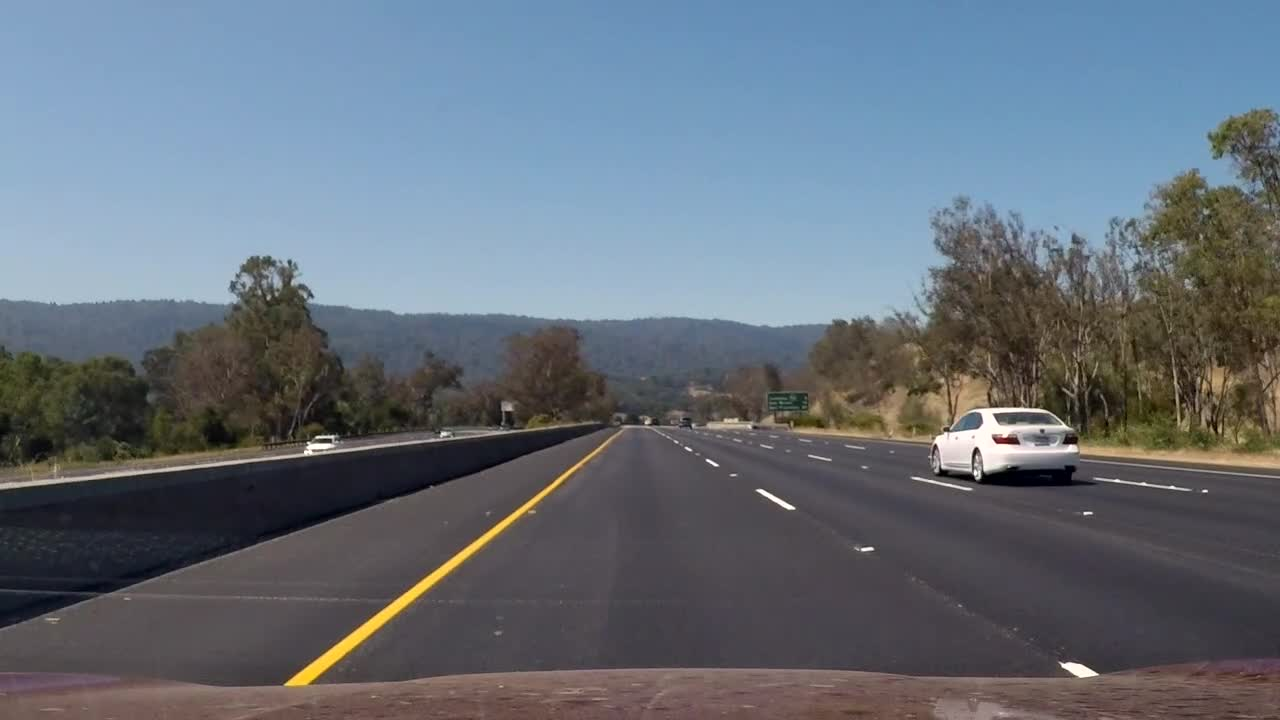
#> input picture output_images/sampled_frame.jpg, 1280 x 720 px
$ jupyter execute --allow-errors P4-Advanced-Lane-Finding.ipynb   (shell and % lines are left out)   (Python 2 division)   (older library calls are emulated)
#> lines starting #> are read from the running program, lines starting #| are printed output that depends on the picture
[cell 1]
import numpy as np
import cv2
import matplotlib.pyplot as plt
import matplotlib.image as mpimg
import os


objpoints = []
imgpoints = []

image_dir = './camera_cal'

#> (the rest of this cell did not finish here and is left out)

[cell 2]
# Sampled one image frame from project_video.mp4 at 16th second, which has two straight lanes
# ffmpeg -i project_video.mp4 -ss 00:00:16.000 -f image2 -vframes 1 sampled_frame.jpg
from numpy.random import rand

img = mpimg.imread('./output_images/sampled_frame.jpg')
#> img is the input picture: shape (720, 1280, 3); mean R, G, B 102, 111.4, 121.9
#img = mpimg.imread('./output_images/sampled_challenge_frame17.jpg')
#img = mpimg.imread('./test/test1.jpg')

# Plot four selected points on image
plt.imshow(img)
plt.plot(577, 464, '.') # top left point
plt.plot(715, 464, '.') # top right point
plt.plot(307, 672, '.') # bottom left point
plt.plot(1084, 672, '.') # bottom right point
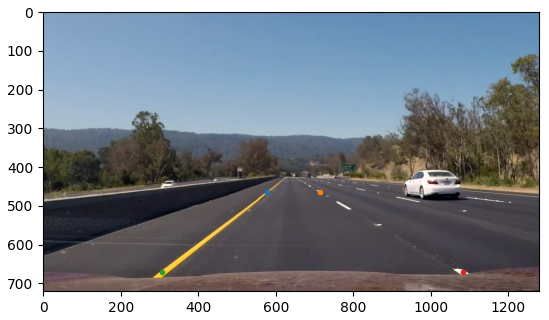
#> figure drawn by matplotlib, 1 panel

Get the perspective matrix that can warp the image to a perspective of view from above.

[cell 3]
src = np.float32([[577, 464], [715, 464], [1084, 672], [307, 672]])
dst = np.float32([[300, 200], [1030, 200], [1030, 700], [300, 700]])

M = cv2.getPerspectiveTransform(src, dst)
Minv = cv2.getPerspectiveTransform(dst, src)

warped = cv2.warpPerspective(img, M, (img.shape[1], img.shape[0]),
                             flags=cv2.INTER_LINEAR)
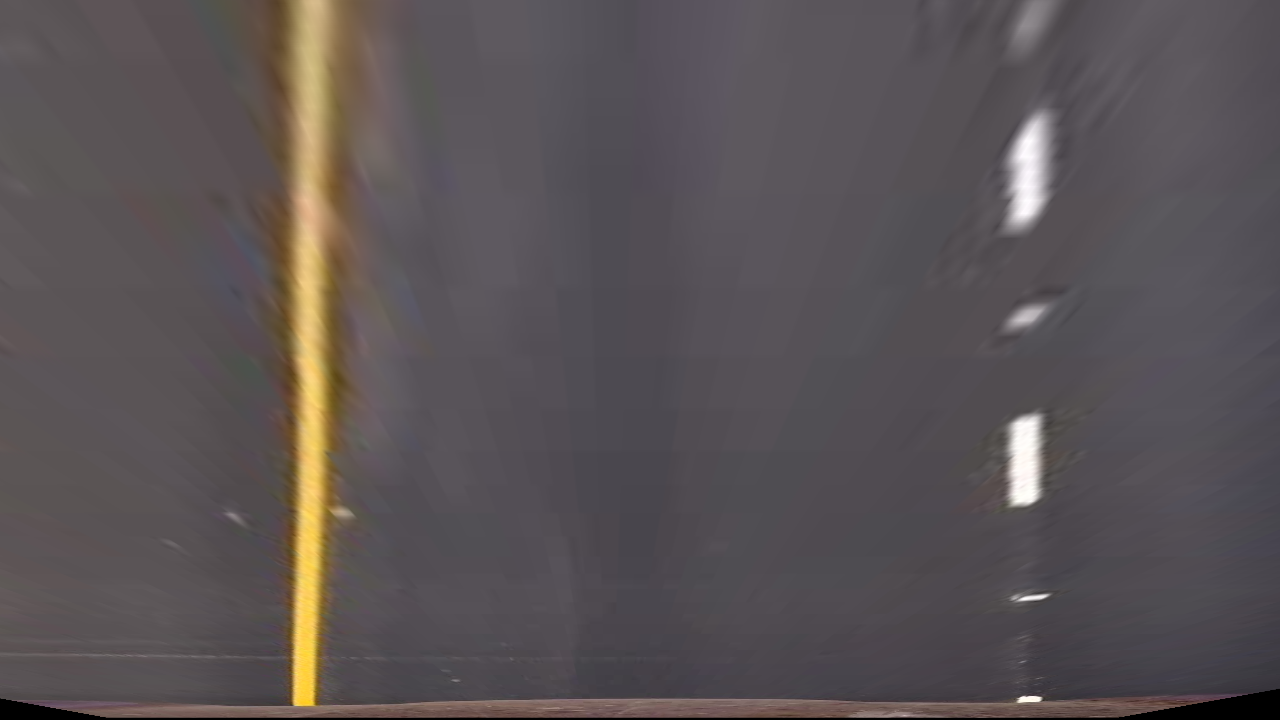
#> warped: shape (720, 1280, 3); mean R, G, B 90, 83.3, 85
plt.imshow(warped)

[cell 4]
# [200 lines left out: functions transform_image, abs_thresh, mag_thresh, dir_threshold, combined_sobel, hls_filter and 2 more, not called in this run]

# A function that does undistortion, filtering and perspective transform.
def lane_warp(img, enable_sobel=True, visualize=False):
    '''
    Apply both undistortion and filtering
    '''
    undistorted = cv2.undistort(img, mtx, dist, None, mtx)
    if visualize:
        plt.figure(1)
        plt.title('original')
        plt.imshow(img)
    if enable_sobel:
        sth = (35, 100)
    else:
        sth = (256, 256)
    filtered_img = combined_filters2(undistorted, sth=sth, y=([0, 100, 100], [50, 255, 255]),
                                    w=([20, 0, 170], [255, 100, 255]), visualize=visualize)
    lane_warped = cv2.warpPerspective(filtered_img, M,
                                 (undistorted.shape[1], undistorted.shape[0]),
                                 flags=cv2.INTER_NEAREST)
    return lane_warped

#> (the rest of this cell did not finish here and is left out)

[cell 5]
histogram = np.sum(warped[warped.shape[0]/2:,:], axis=0)
#> histogram = 1280 rows, first 8: [31151, 28819, 28969], [31183, 28848, 29011], [31170, 28833, 29004], [31149, 28818, 28989], [31143, 28810, 28993], [31129, 28797, 28991], [31192, 28855, 29058], [31183, 28849, 29055]
#plt.imshow(warped)
plt.plot(histogram)
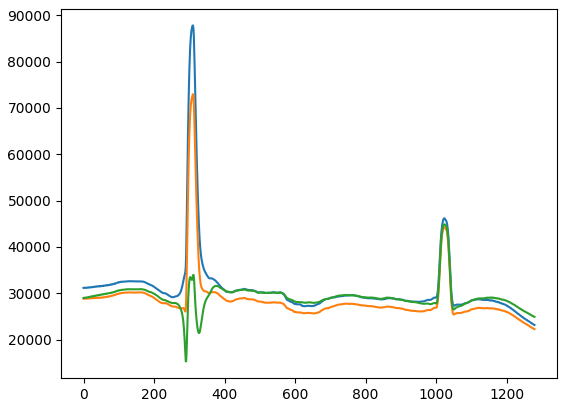
#> figure drawn by matplotlib, 1 panel; curve peaks at x = 310, y = 87800; curve peaks at x = 310, y = 72941; curve peaks at x = 1023, y = 44865

[cell 6]
# [28 lines left out: functions lane_polygon, generate_lane_image, not called in this run]

[cell 7]
from enum import Enum

# NOT USED
class LaneColor(Enum):
    Yellow = 1
    White = 2
    Unknown = 3

# NOT USED
# [10 lines left out: function lane_color, not called in this run]

# Fit second order polynomials based on sliding window.
def fit_polynomials_with_sliding_window(binary_warped, visualize=False):
    # Assuming you have created a warped binary image called "binary_warped"
    # Take a histogram of the bottom half of the image
#> called with visualize = True
    histogram = np.sum(binary_warped[binary_warped.shape[0]/2:,:], axis=0)
    # Create an output image to draw on and  visualize the result
    out_img = np.dstack((binary_warped, binary_warped, binary_warped))*255
    # Find the peak of the left and right halves of the histogram
    # These will be the starting point for the left and right lines
    midpoint = np.int(histogram.shape[0]/2)
#> midpoint = 640
    leftx_base = np.argmax(histogram[:midpoint])
#> leftx_base = 930
    rightx_base = np.argmax(histogram[midpoint:]) + midpoint
#> rightx_base = 1789
    #print(leftx_base, rightx_base)

    # Choose the number of sliding windows
    nwindows = 9
    # Set height of windows
    window_height = np.int(binary_warped.shape[0]/nwindows)
#> window_height = 80
    # Identify the x and y positions of all nonzero pixels in the image
    nonzero = binary_warped.nonzero()
    nonzeroy = np.array(nonzero[0])
    nonzerox = np.array(nonzero[1])
    yellow = np.where(binary_warped == 50)
    yellowy = np.array(yellow[0])
#> yellowy = 807 values from 1 to 717
    yellowx = np.array(yellow[1])
#> yellowx = 807 values, max 1277 at index 664, min 72 at index 746, mean 411.3
    # yellow color and s channel
    #syellow = np.where((binary_warped == 50) | (binary_warped == 10))
    syellow = np.where((binary_warped == 50))
    syellowy = np.array(syellow[0])
#> syellowy = 807 values from 1 to 717
    syellowx = np.array(syellow[1])
#> syellowx has the same summary as yellowx
    white = np.where(binary_warped == 60)
    whitey = np.array(white[0])
#> whitey = 3341 values from 1 to 717
    whitex = np.array(white[1])
#> whitex = 3341 values, max 1279 at index 817, min 106 at index 3214, mean 868.4
    # Current positions to be updated for each window
    leftx_current = leftx_base
#> leftx_current = 930
    rightx_current = rightx_base
#> rightx_current = 1789
    # Set the width of the windows +/- margin
    margin = 80
    # Set minimum number of pixels found to recenter window
    minpix = 100

    if len(yellowx) < minpix:
        print("No yellow color in frame")
        return None, None, None, None, None, None

    # Create empty lists to receive left and right lane pixel indices
    left_lane_inds = []
    # from both yellow and s channel
    left_lane_inds_2nd = []
    right_lane_inds = []

    leftx_current_window = -0.5
    rightx_current_window = -0.5
    left_lane_color = LaneColor.Unknown
    right_lane_color = LaneColor.Unknown
    # an estimate of lane width if both the left and right windows have detection
    reference_lane_width = rightx_base - leftx_base
#> reference_lane_width = 859
    left_linear_fit = None
    right_linear_fit = None
    # Step through the windows one by one
    fantom_leftx = np.empty([0], dtype=np.int64)
    fantom_lefty = np.empty([0], dtype=np.int64)
    for window in range(nwindows):
        # Identify window boundaries in x and y (and right and left)
        win_y_low = binary_warped.shape[0] - (window+1)*window_height
        win_y_high = binary_warped.shape[0] - window*window_height
        average_y = 0.5*(win_y_low+win_y_high)
        leftx_anticipated = leftx_current
        if left_linear_fit is not None:
            leftx_anticipated = int(left_linear_fit[0]*average_y+left_linear_fit[1])
        elif right_linear_fit is not None:
            leftx_anticipated = int(right_linear_fit[0]*average_y+right_linear_fit[1]-reference_lane_width)
        rightx_anticipated = rightx_current
        if right_linear_fit is not None:
            rightx_anticipated = int(right_linear_fit[0]*average_y+right_linear_fit[1])
        elif left_linear_fit is not None:
            rightx_anticipated = int(left_linear_fit[0]*average_y+left_linear_fit[1]+reference_lane_width)
        # [4 lines of commented-out code are left out]
        win_xleft_low = leftx_anticipated - margin
        win_xleft_high = leftx_anticipated + margin
        win_xright_low = rightx_anticipated - margin
        win_xright_high = rightx_anticipated + margin
        # Draw the windows on the visualization image
        #cv2.rectangle(out_img,(win_xleft_low,win_y_low),(win_xleft_high,win_y_high),(0,255,0), 2)
        cv2.rectangle(out_img,(win_xright_low,win_y_low),(win_xright_high,win_y_high),(0,255,0), 2)
        # Identify the nonzero pixels in x and y within the window
        #good_left_inds = ((nonzeroy >= win_y_low) & (nonzeroy < win_y_high)
        #                  & (nonzerox >= win_xleft_low) & (nonzerox < win_xleft_high)).nonzero()[0]
        good_left_inds = ((yellowy >= win_y_low) & (yellowy < win_y_high)
                          & (yellowx >= win_xleft_low) & (yellowx < win_xleft_high)).nonzero()[0]
        good_right_inds = ((nonzeroy >= win_y_low) & (nonzeroy < win_y_high) & (nonzerox >= win_xright_low) & (nonzerox < win_xright_high)).nonzero()[0]
        used_syellow = False
        good_left_inds_2nd = []
        if len(good_left_inds) < minpix and window - leftx_current_window == 1:
            # search both yellow and s channel with half the margin
            win_xleft_low = int(leftx_anticipated - margin/2)
            win_xleft_high = int(leftx_anticipated + margin/2)
            good_left_inds_2nd = ((syellowy >= win_y_low) & (syellowy < win_y_high)
                              & (syellowx >= win_xleft_low) & (syellowx < win_xleft_high)).nonzero()[0]
            used_syellow= True
            left_lane_inds_2nd.append(good_left_inds_2nd)
        else:
            left_lane_inds.append(good_left_inds)
        cv2.rectangle(out_img,(win_xleft_low,win_y_low),(win_xleft_high,win_y_high),(0,255,0), 2)

        # Append these indices to the lists
        right_lane_inds.append(good_right_inds)
        # If you found > minpix pixels, recenter next window on their mean position
        left_detected = False
        right_detected = False
        if len(good_left_inds) > minpix or len(good_left_inds_2nd) > minpix:
            #leftx_current = np.int(np.mean(nonzerox[good_left_inds]))
            if used_syellow:
                leftx_current = np.int(np.mean(syellowx[good_left_inds_2nd]))
            else:
                leftx_current = np.int(np.mean(yellowx[good_left_inds]))
            leftx_current_window = window
            left_detected = True
            inds = np.concatenate(left_lane_inds)
            xs = yellowx[inds]
            ys = yellowy[inds]
            if len(left_lane_inds_2nd) > 0:
                inds_2nd = np.concatenate(left_lane_inds_2nd)
                xs = np.append(xs, syellowx[inds_2nd])
                ys = np.append(ys, syellowy[inds_2nd])
            left_linear_fit = np.polyfit(ys, xs, 1)
            #rint('window', window, 'left_linear_fit', left_linear_fit)
        if len(good_right_inds) > minpix:
            rightx_current = np.int(np.mean(nonzerox[good_right_inds]))
            rightx_current_window = window
            right_detected = True
            inds = np.concatenate(right_lane_inds)
            xs = nonzerox[inds]
            ys = nonzeroy[inds]
            if np.max(ys) - np.min(ys) > 150:
                right_linear_fit = np.polyfit(ys, xs, 1)
                if not left_detected:
                    #print('before fantom', fantom_leftx.shape, fantom_lefty.shape, len(fantom_leftx))
                    fantom_leftx = np.append(fantom_leftx, xs-reference_lane_width)
                    fantom_lefty = np.append(fantom_lefty, ys)
                    #print('after fantom', fantom_leftx.shape, fantom_lefty.shape)
            #print('window', window, 'right_linear_fit', right_linear_fit)
        if left_detected and right_detected:
            reference_lane_width = rightx_current - leftx_current
#> this loop made 1 pass
#> (win_xright_low, win_xright_high) on pass 1: (1709, 1869)
#> after the loop, left_lane_inds = []; left_lane_inds_2nd = []; right_lane_inds = []


    # Concatenate the arrays of indices
    left_lane_inds = np.concatenate(left_lane_inds)
    if len(left_lane_inds_2nd) > 0:
        left_lane_inds_2nd = np.concatenate(left_lane_inds_2nd)
    right_lane_inds = np.concatenate(right_lane_inds)

    # Extract left and right line pixel positions
    leftx = yellowx[left_lane_inds]
    lefty = yellowy[left_lane_inds]
    if len(left_lane_inds_2nd) > 0:
        leftx = np.append(leftx, syellowx[left_lane_inds_2nd])
        lefty = np.append(lefty, syellowy[left_lane_inds_2nd])
    #if len(fantom_leftx) > 0:
    #    leftx = np.append(leftx, fantom_leftx)
    #    lefty = np.append(lefty, fantom_lefty)
    rightx = nonzerox[right_lane_inds]
    righty = nonzeroy[right_lane_inds]

    if len(lefty) == 0 or len(righty) == 0:
        return None, None, None, None, None, None

    # Fit a second order polynomial to each
    left_fit = np.polyfit(lefty, leftx, 2)
    right_fit = np.polyfit(righty, rightx, 2)

    if visualize:
        # Generate x and y values for plotting
        ploty = np.linspace(0, binary_warped.shape[0]-1, binary_warped.shape[0] )
        left_fitx = left_fit[0]*ploty**2 + left_fit[1]*ploty + left_fit[2]
        right_fitx = right_fit[0]*ploty**2 + right_fit[1]*ploty + right_fit[2]

        out_img[yellowy[left_lane_inds], yellowx[left_lane_inds]] = [255, 0, 0]
        out_img[nonzeroy[right_lane_inds], nonzerox[right_lane_inds]] = [0, 0, 255]
        # lane_pts = lane_polygon(binary_warped, left_fit, right_fit)
        # cv2.fillPoly(out_img, np.int_([lane_pts]), (0,64, 0))
        plt.imshow(out_img)
        plt.plot(left_fitx, ploty, color='yellow')
        plt.plot(right_fitx, ploty, color='yellow')
        plt.xlim(0, 1280)
        plt.ylim(720, 0)

    return left_fit, right_fit, leftx, lefty, rightx, righty

#> (the rest of this cell did not finish here and is left out)
